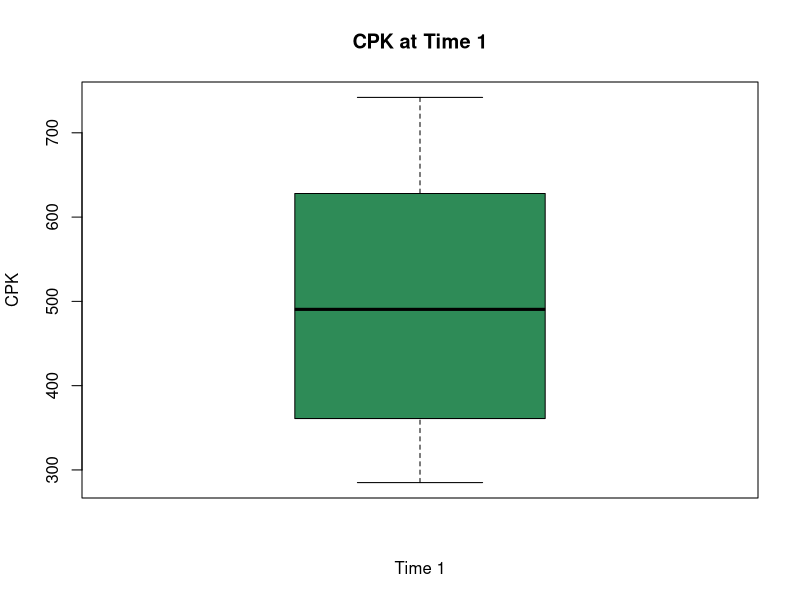
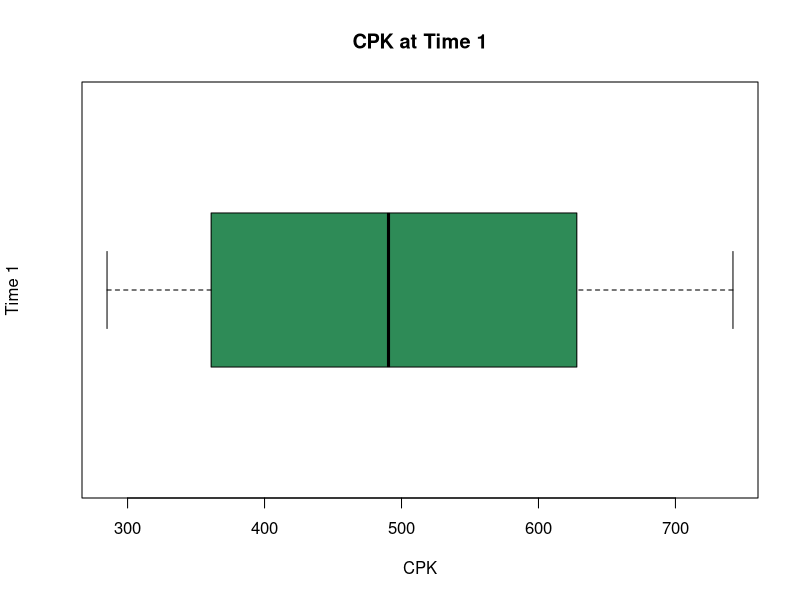
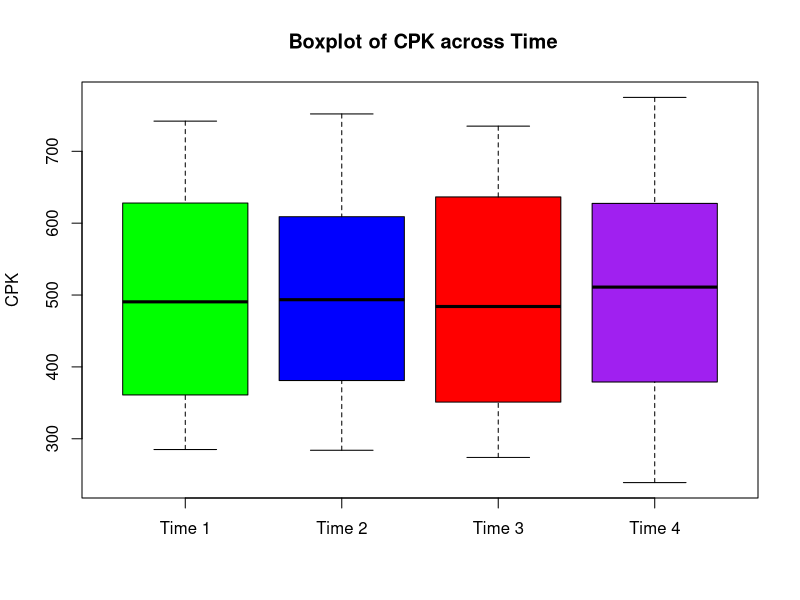
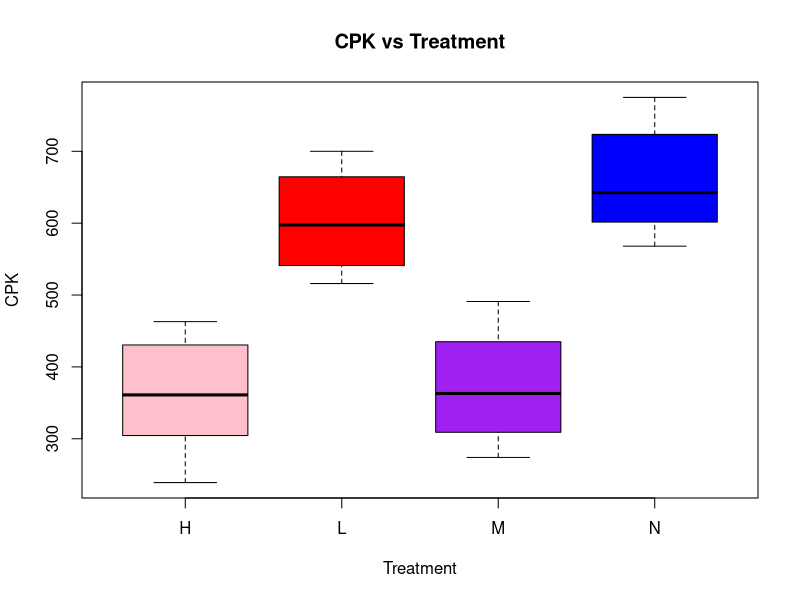
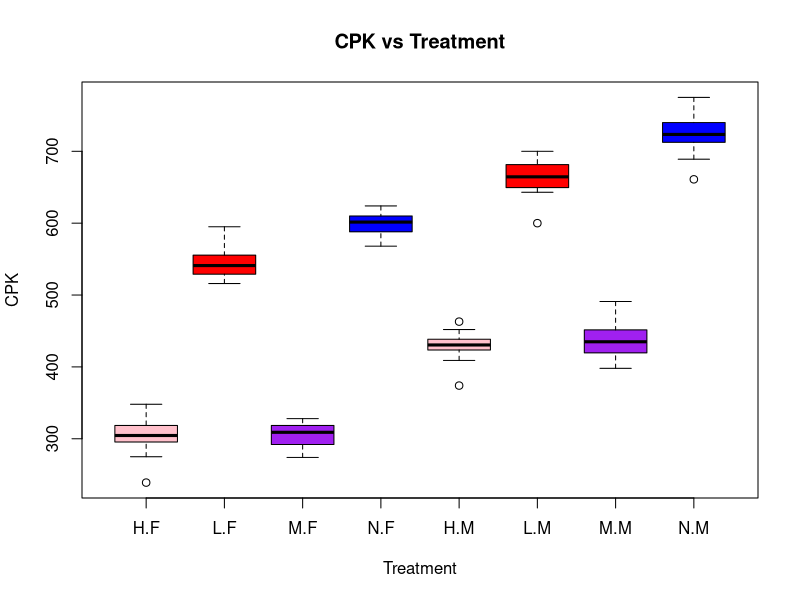

The R script that drew these images, in order:
#####################################################
#
# Boxplots in R
#
#####################################################

cycler1 <- read.csv('../DataSets/CyclerCPK.csv', header = TRUE)
head(cycler1)

# boxplots
boxplot(cycler1$CPK1,
        ylab = "CPK",
        xlab = "Time 1",
        main = "CPK at Time 1",
        col = "seagreen")
# Shape: Skewed Right
# Center: around 500
# Spread: 290 - 750
# Unusual Features: No outliers

boxplot(cycler1$CPK1,
        xlab = "CPK",
        ylab = "Time 1",
        main = "CPK at Time 1",
        col = "seagreen",
        horizontal = TRUE)

# Side by side Boxplots
boxplot(cycler1$CPK1, cycler1$CPK2, cycler1$CPK3, cycler1$CPK4,
        ylab = "CPK",
        names = c("Time 1", "Time 2", "Time 3", "Time 4"),
        col = c("green", "blue", "red", "purple"),
        main = " Boxplot of CPK across Time")

# Turn wide to long
cpk1 <- cycler1[, c(1, 2, 3, 4, 5)]
cpk2 <- cycler1[, c(1, 2, 3, 4, 6)]
cpk3 <- cycler1[, c(1, 2, 3, 4, 7)]
cpk4 <- cycler1[, c(1, 2, 3, 4, 8)]

# Change the names on CPK
names(cpk1)[5] <- "CPK"
names(cpk2)[5] <- "CPK"
names(cpk3)[5] <- "CPK"
names(cpk4)[5] <- "CPK"

# Stack up the datasets
cpkstack <- rbind(cpk1, cpk2, cpk3, cpk4)

# Create a side by side boxplot against treatment
boxplot(cpkstack$CPK ~ cpkstack$TRT,
        xlab = "Treatment",
        ylab = "CPK",
        main = "CPK vs Treatment",
        col = c("pink", "red", "purple", "blue"))

boxplot(cpkstack$CPK ~ cpkstack$TRT*cpkstack$Gender,
        xlab = "Treatment",
        ylab = "CPK",
        main = "CPK vs Treatment",
        col = c("pink", "red", "purple", "blue"))


